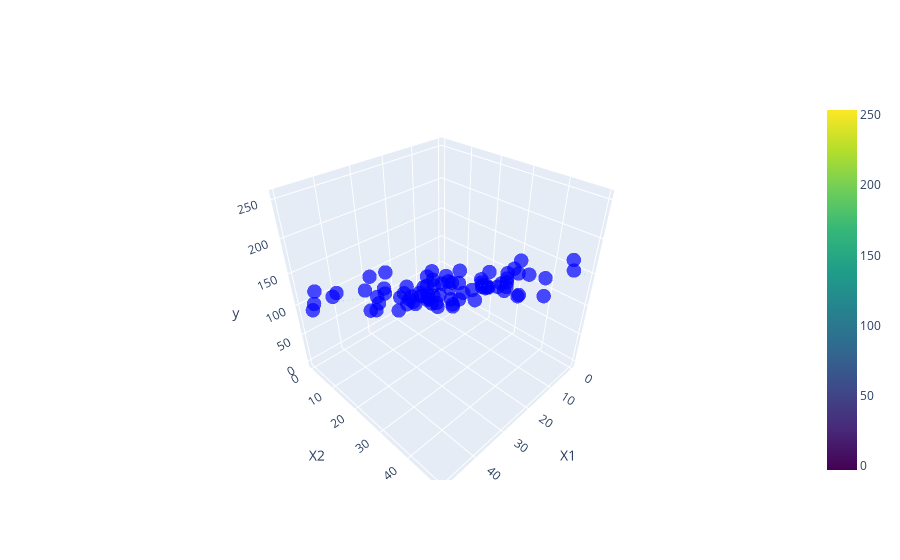

Source (notebook cell):
### Markdown cell above
### Plot the predection plan

### Code cell
# Create a trace for the 3D scatter plot of random points
scatter = go.Scatter3d(
    x=X_train[:, 0],
    y=X_train[:, 1],
    z=y_train,
    mode='markers',
    marker=dict(
        size=5,
        opacity=0.7,
        color='blue'  # You can specify a color for the points
    ),
    name='Random Points'
)


# Create a grid of X1 and X2 values for predictions
X1_range = np.linspace(min(X_train[:, 0]), max(X_train[:, 0]), 100)
X2_range = np.linspace(min(X_train[:, 1]), max(X_train[:, 1]), 100)
X1_grid, X2_grid = np.meshgrid(X1_range, X2_range)
feature_space = np.column_stack((X1_grid.ravel(), X2_grid.ravel()))

# Predict the target variable (Y_pred) using the linear regression model
Y_pred = model.predict(feature_space)
Y_pred = Y_pred.reshape(X1_grid.shape)

# Create a surface trace for the predicted plane
surface_trace = go.Surface(
    x=X1_range,
    y=X2_range,
    z=Y_pred,
    opacity=0.7,
    colorscale='viridis',
    name='Predicted Plane'
)

# Create a layout for the 3D plot
layout = go.Layout(
    scene=dict(
        xaxis=dict(title='X1'),
        yaxis=dict(title='X2'),
        zaxis=dict(title='y'),
    ),
)

# Create a figure and add both traces (random points and predicted plane) to it
fig = go.Figure(data=[scatter, surface_trace], layout=layout)

# Show the interactive 3D plot
fig.show()
